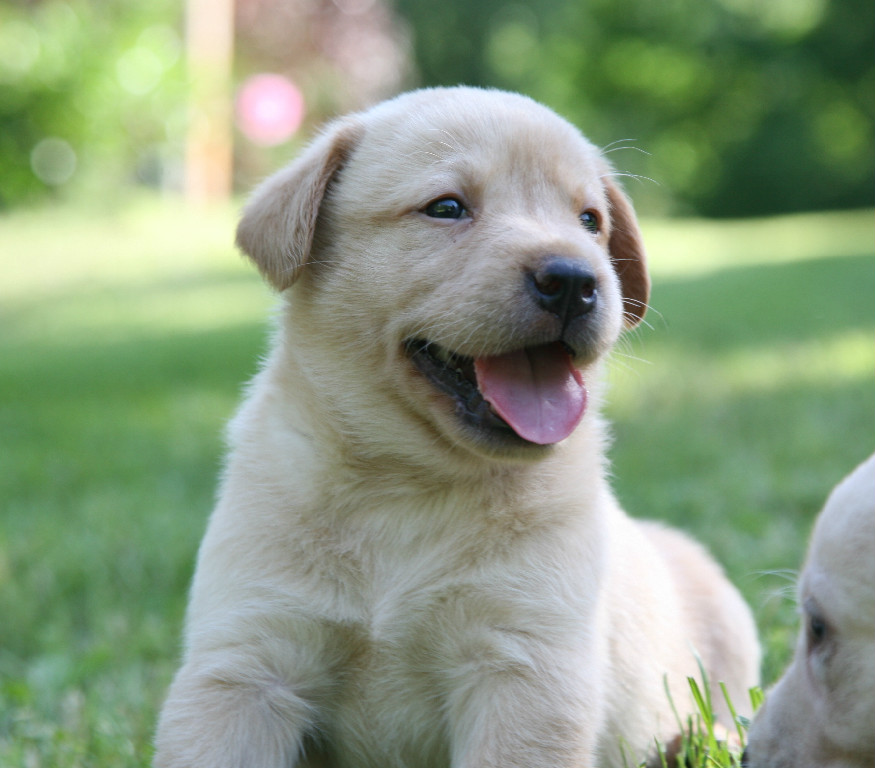
#> input picture dog1.jpg, 875 x 768 px, found by its file name
$ python drawinimage.py
#> lines starting #> are read from the running program, lines starting #| are printed output that depends on the picture
#!/usr/bin/python3
#  loading  opencv module
import  cv2
#  to create blank image
img=cv2.imread('/home/do/Desktop/dog1.jpg',1)
#> img is the input picture: shape (768, 875, 3); mean B, G, R 129, 156.6, 139.6
#  print shape
print(img.shape)
#| (768, 875, 3)
# to draw  a line into the image
#        image , start,end, color, width
cv2.line(img,(0,0),(150,200),(120,140,20),6)
#  to draw a rectange
cv2.rectangle(img,(20,50),(500,700),(0,255,0),2)
#  circle
cv2.circle(img,(146,250),100,(255,0,0),-1)
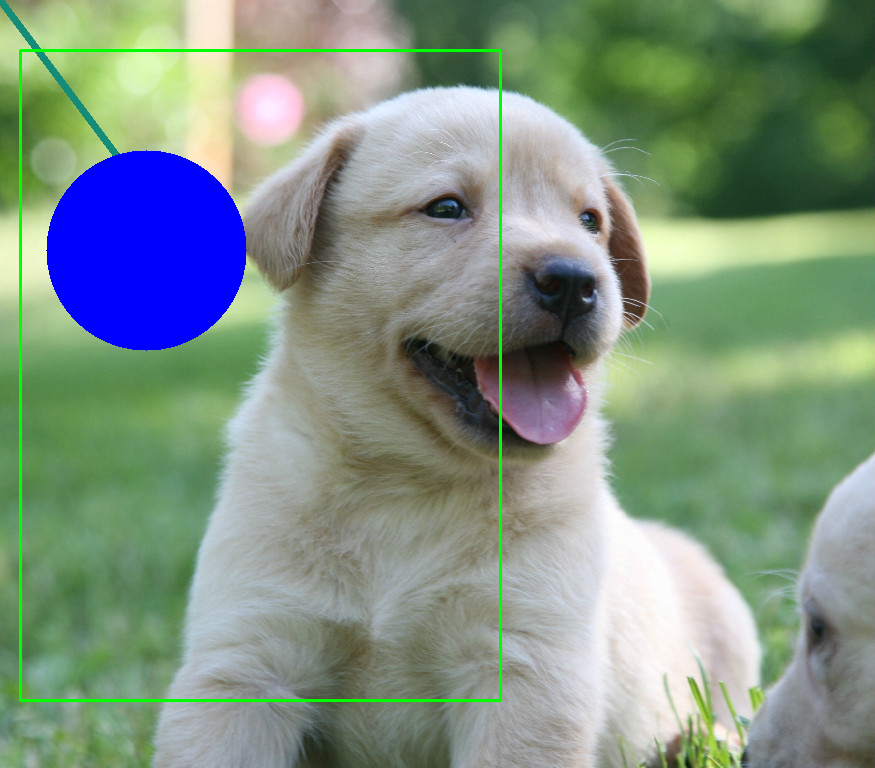
#> img: shape (768, 875, 3); mean B, G, R 131.5, 147, 128.2

#   polygon, eclipse , text

# display
cv2.imwrite('newdog.jpg',img)
cv2.imshow('myownimage',img)
cv2.waitKey(0)
#  to destroy one named window
#cv2.destroyWindows('myownimage')
cv2.destroyAllWindows()
